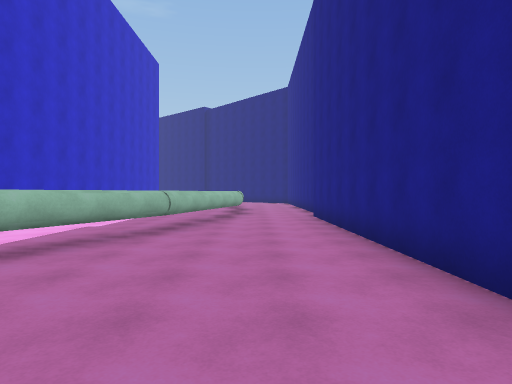
view 1 (above)

24 first-person views from a walk through a 3-D level made in the Unity game engine. The camera is 1.5 m above the floor, looks level and sees 75° across. The floor is counted in squares, 2 m on a side. Each view is taken from the middle of a square. On the plan, view 1 faces up. The plan holds only what a view shows up to about 11 squares ahead; the rest is blank. The place goes on beyond the plan.

view 2
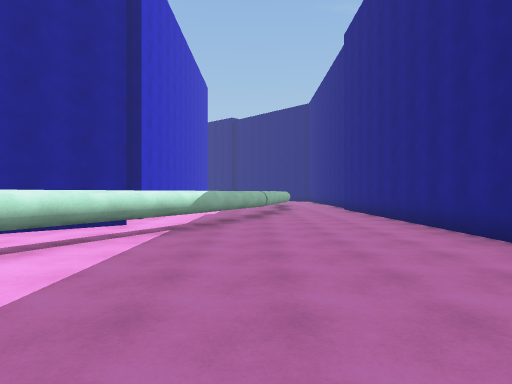

view 3
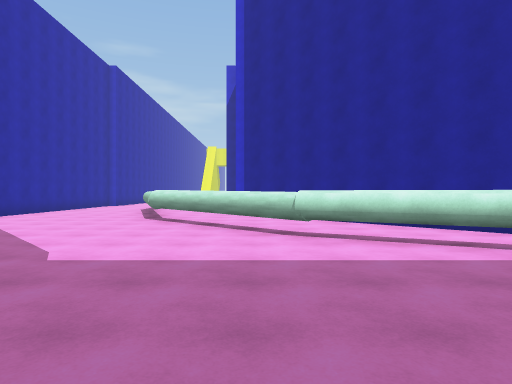

view 4
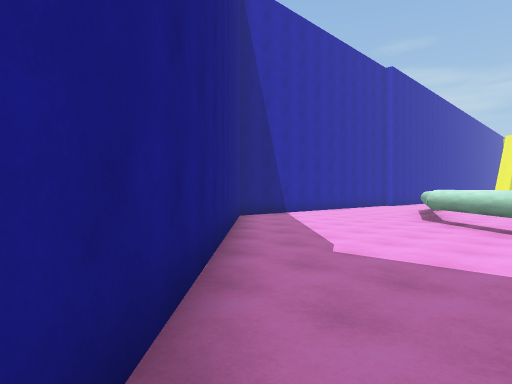

view 5
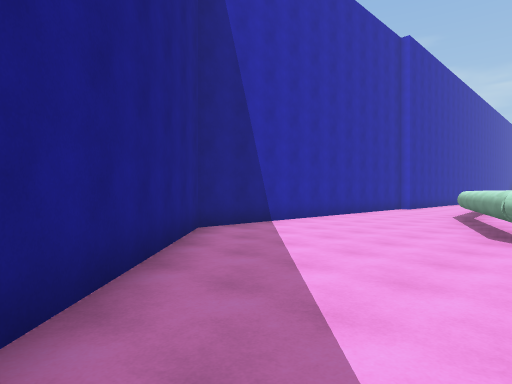

view 6
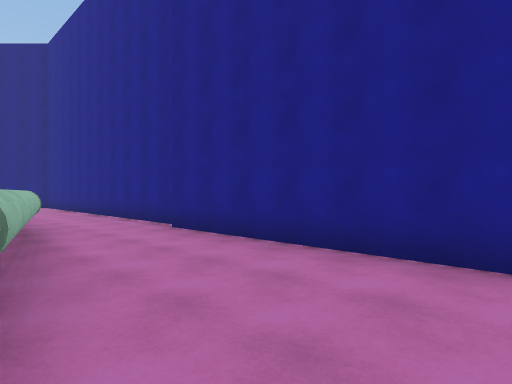

view 7
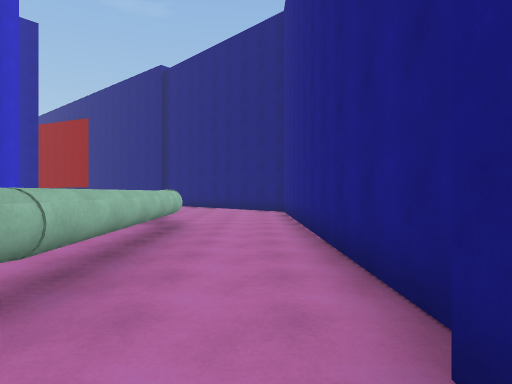

view 8
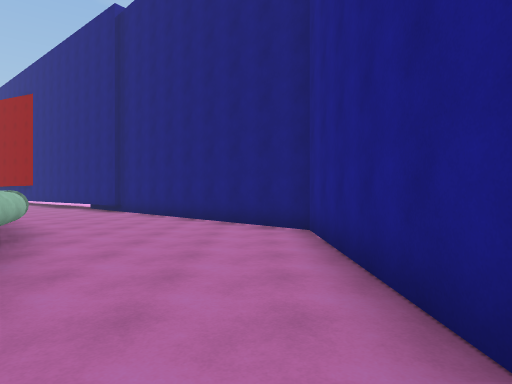

view 9
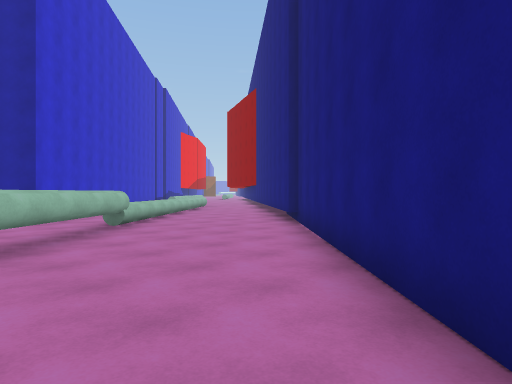

view 10
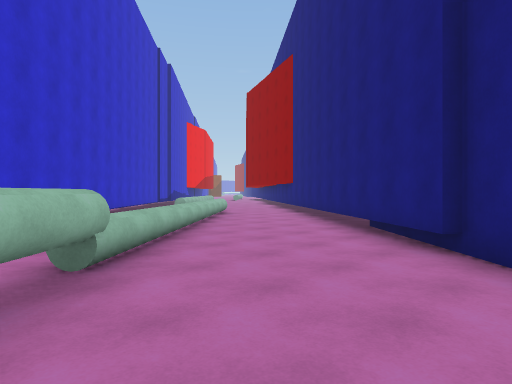

view 11
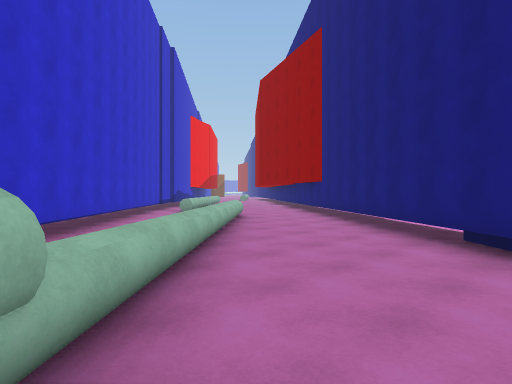

view 12
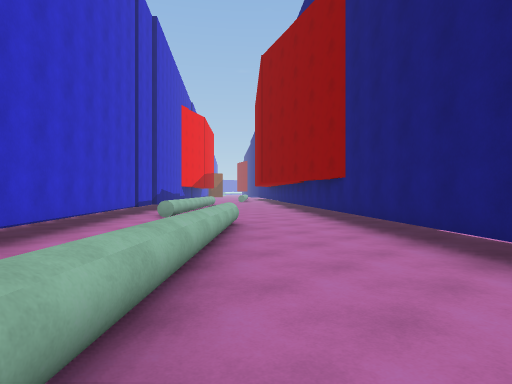

view 13
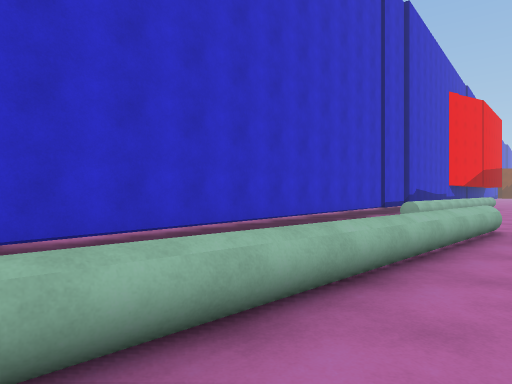

view 14
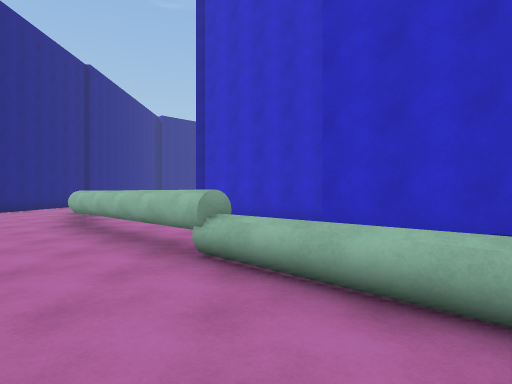

view 15
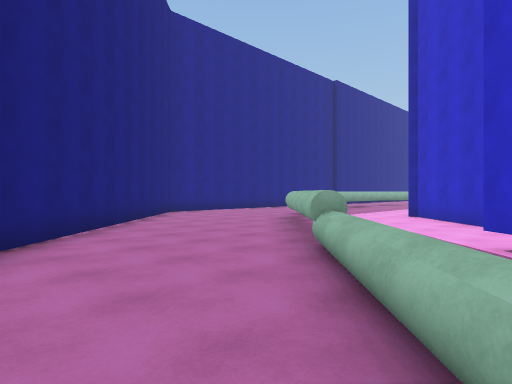

view 16
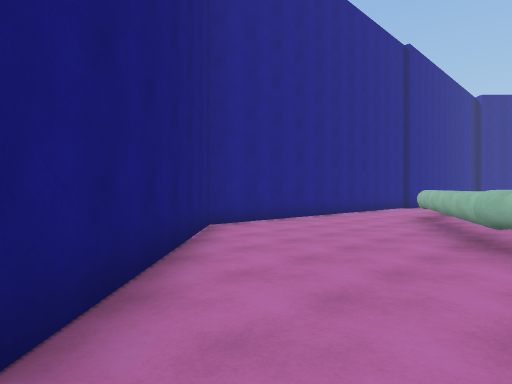

view 17
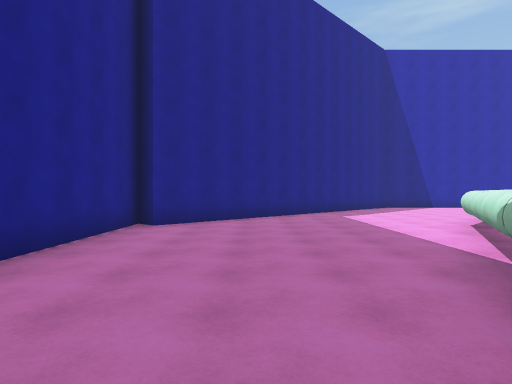

view 18
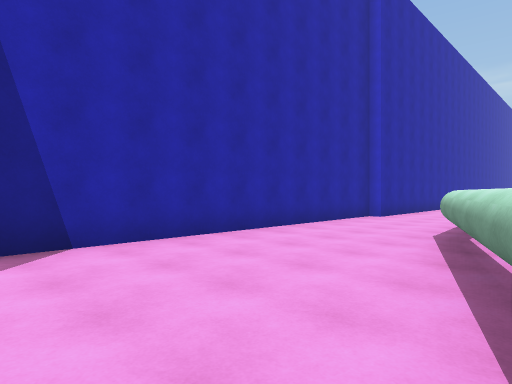

view 19
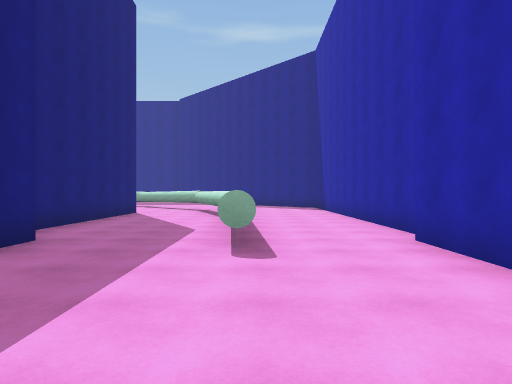

view 20
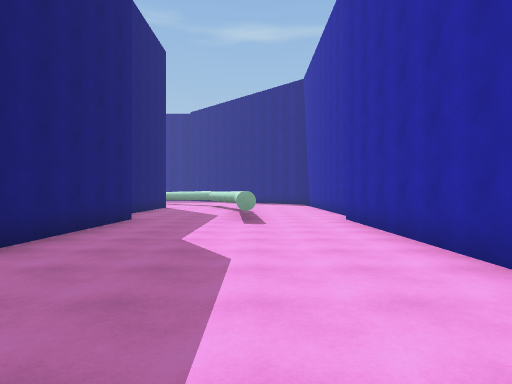

view 21
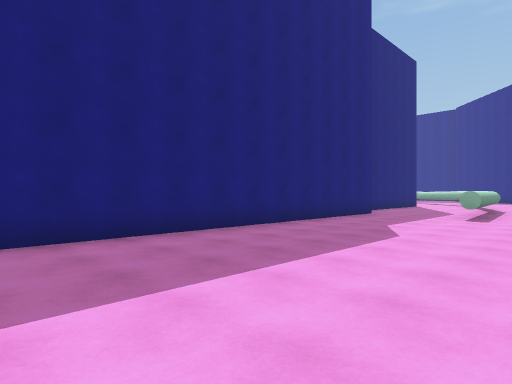

view 22
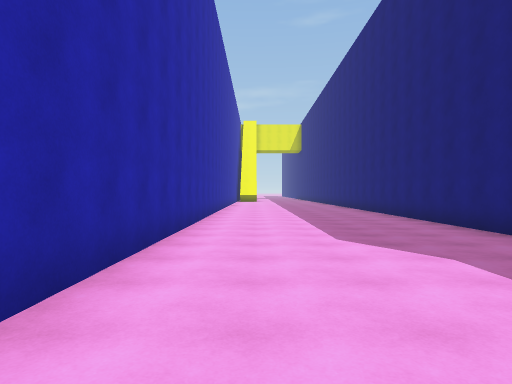

view 23
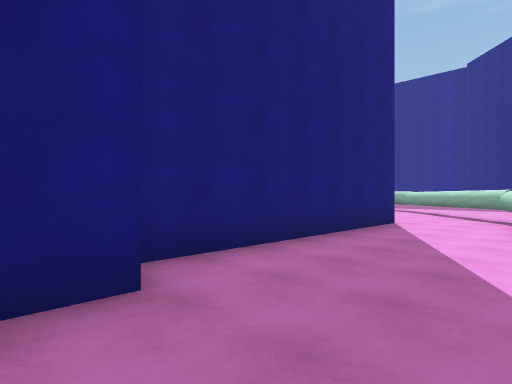

view 24
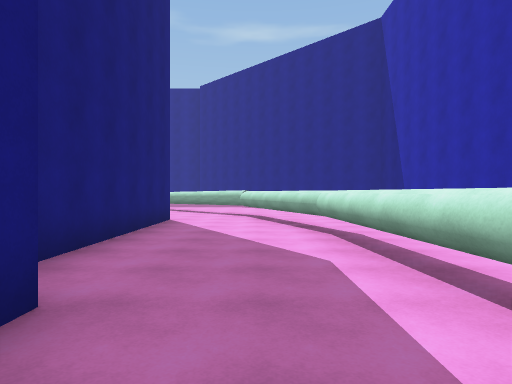

### Floor plan
Key: @ floor where view 1 was taken; # wall or solid block; x gap in a wall; . floor; = window, fence, low wall or low ledge; ^ raised ledge.
Columns run from 29 left of view 1 to 2 right of it. Each row starts with its distance up from view 1.
 33            ^.  ...##
 32             ^. ....###
 31            ##^  ^....##
 30             #.. =^....##
 29             ##...=^....##
 28             .###..=^....###
 27                ##..=^.....##
 26                 ##. =^.....##
 25                  ## .^^.....##
 24                    #..^^.....##
 23                    ### ^^.....##
 22                     ##. ^^.....#
 21                      #.. ^^....#
 20                      ##.. ^#...#
 19                       ##.. ^...#
 18                        ##. ^#..#
 17                             ^..#
 16                             ^..#
 15                            .^..#
 14                            .^..#
 13                            .^..#
 12                            .^..#
 11                             ^..#
 10                         #   ^..#
  9                         #.. ^..#
  8                         #..^#..#
  7                         #. ^#..#
  6                         #. ^...#
  5                         # ^#...#
  4                         # ^....#
  3                       ###^^....#
  2                      ##.x^.....#
  1                     ##..^#.....#
  0                    ##.. ^....@.#
 -1                   ##...^#......#
 -2            ########...^^......##
 -3 ############.........^^......##
 -4 ....................^^......##
 -5 .................#^^^......##
 -6 ...........###^^^^#.......##
 -7 ...........^^^^##........##
 -8 ........................##
 -9 .......................##
-10 ########################

Where each view was taken, in squares from view 1:
view 1: 0 up, 0 right, facing up
view 2: 4 down, 2 left, facing up
view 3: 2 down, 0 right, facing left
view 4: 2 down, 0 right, facing down-left
view 5: 4 down, 3 left, facing down-left
view 6: 4 up, 2 left, facing up-right
view 7: 9 up, 1 right, facing up
view 8: 15 up, 1 right, facing up
view 9: 21 up, 1 right, facing up-left
view 10: 23 up, 3 left, facing up-left
view 11: 24 up, 5 left, facing up-left
view 12: 26 up, 7 left, facing up-left
view 13: 27 up, 7 left, facing left
view 14: 28 up, 7 left, facing down
view 15: 28 up, 9 left, facing down-right
view 16: 26 up, 4 left, facing down-right
view 17: 6 up, 1 left, facing down
view 18: 5 down, 8 left, facing down-left
view 19: 7 down, 23 left, facing right
view 20: 7 down, 27 left, facing right
view 21: 9 down, 29 left, facing up-right
view 22: 8 down, 18 left, facing left
view 23: 6 down, 19 left, facing up-right
view 24: 5 down, 20 left, facing right
